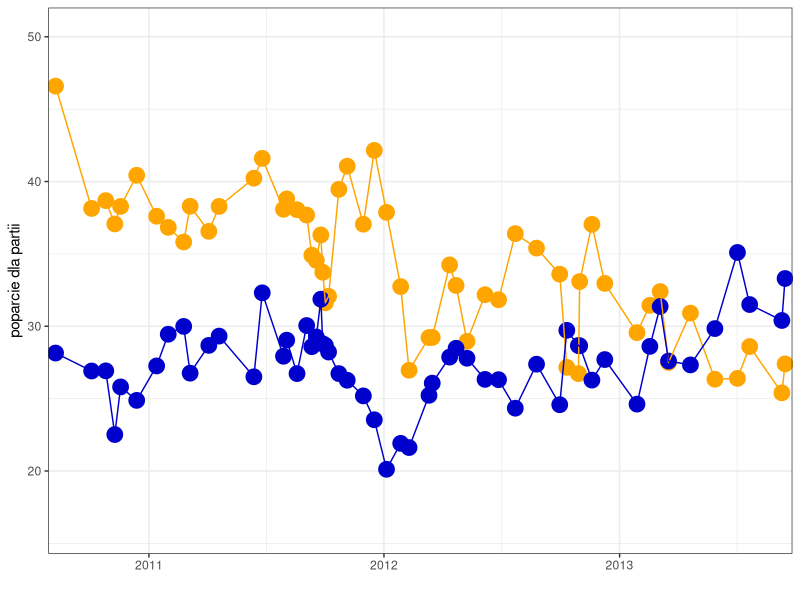
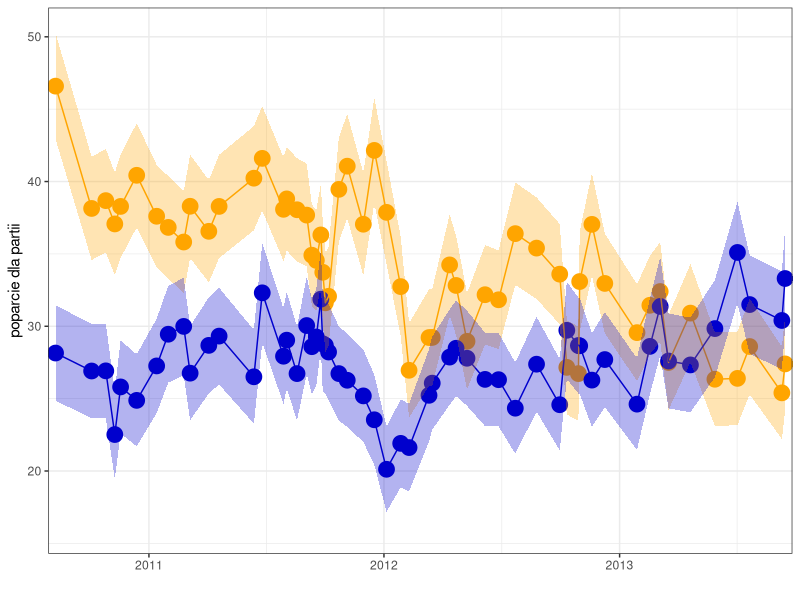
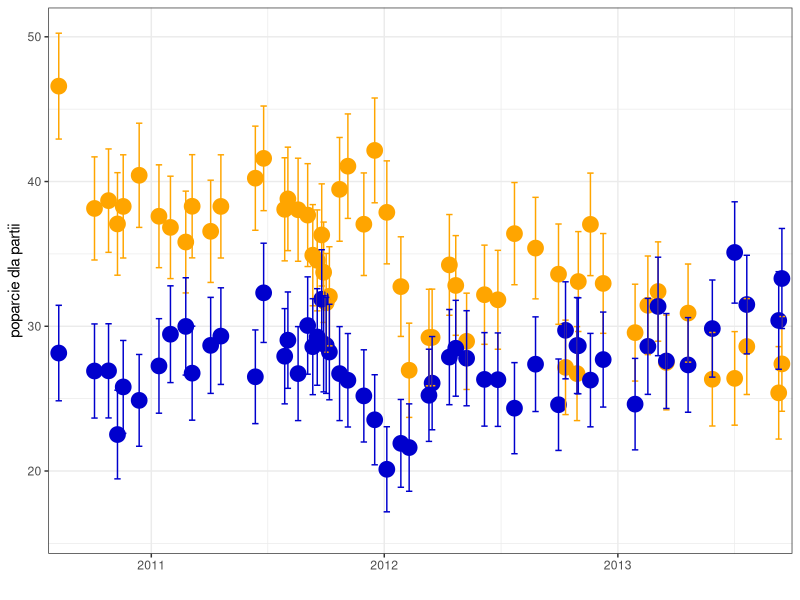
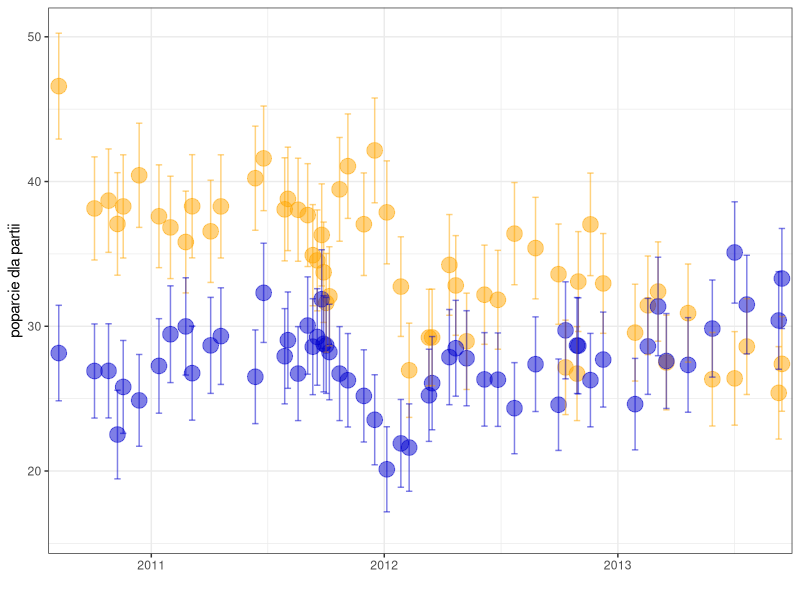
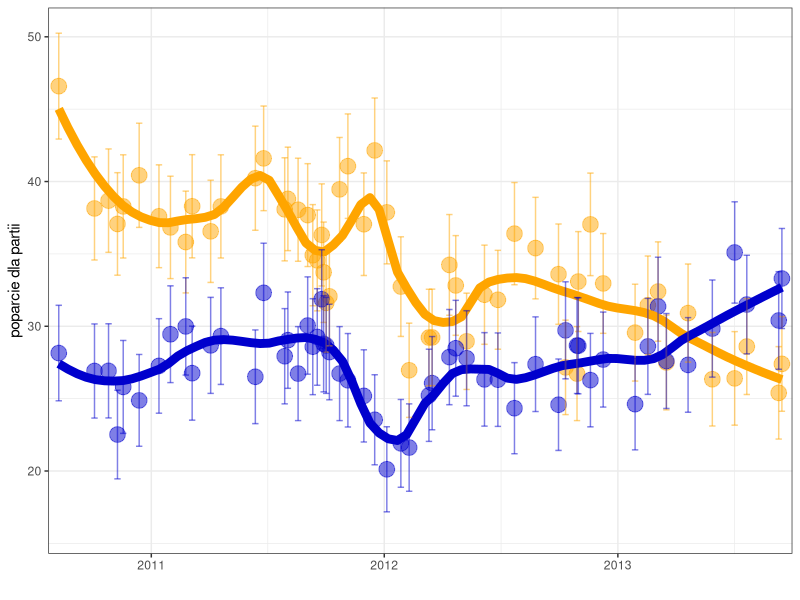
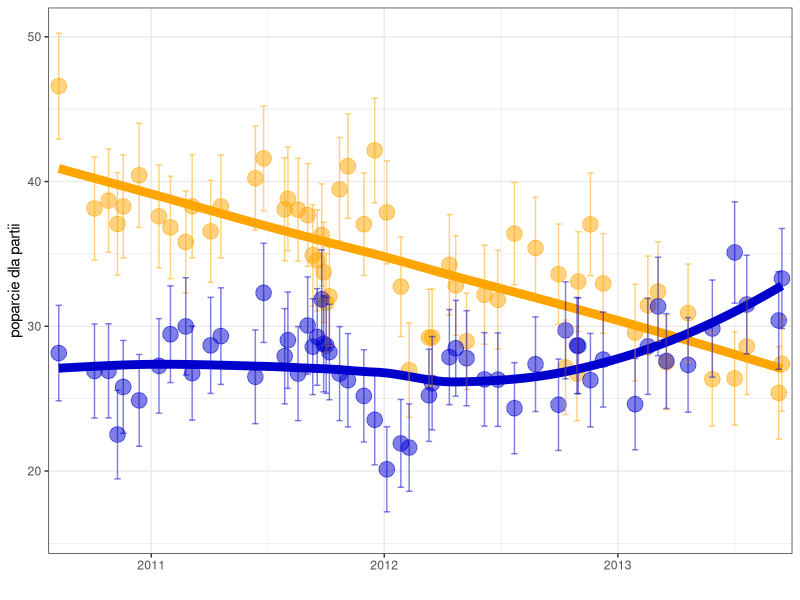
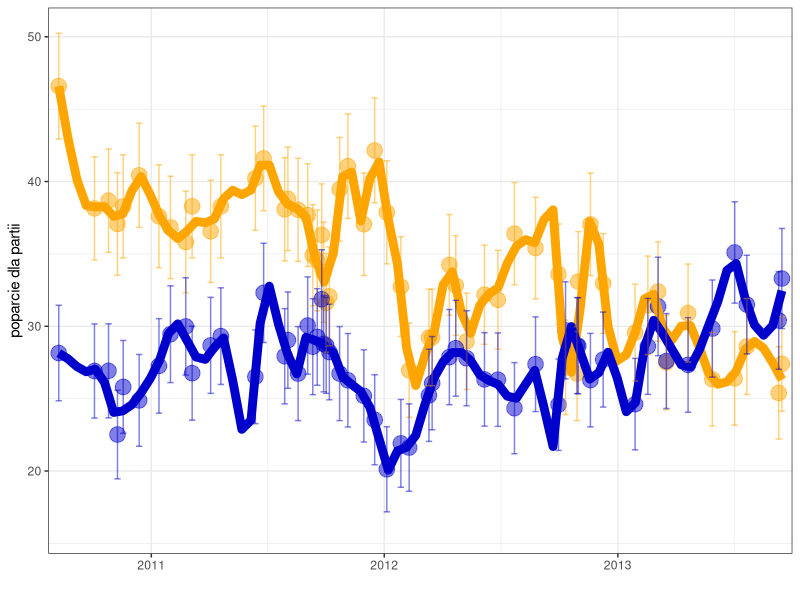
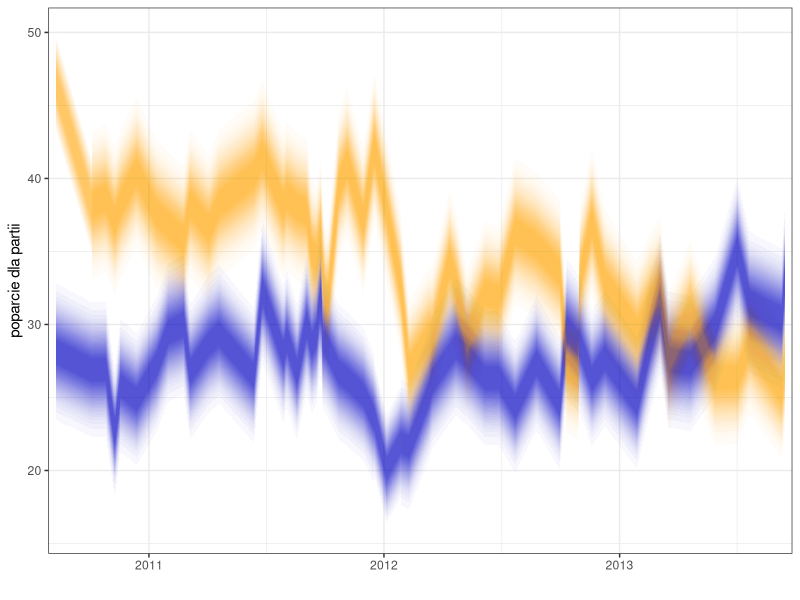

Generate these figures, in order, with R:
library(ggplot2)
library(reshape2)

partie  <- c("PO", "PIS", "RP", "PSL","SLD")
smgkrc <- read.table("smgkrc.txt", sep=";", row.names=1)
colnames(smgkrc) <- partie

daty <- as.Date(rownames(smgkrc), "%d/%m/%Y")
smgkrc$daty <- daty

smgkrc2 <- melt(smgkrc[,c(1,2,6)], id.vars=c(3))
smgkrc2$UI90 <- smgkrc2$value + 1.64*sqrt(smgkrc2$value*(100-smgkrc2$value)/500)
smgkrc2$LI90 <- smgkrc2$value - 1.64*sqrt(smgkrc2$value*(100-smgkrc2$value)/500)

pdf("poparcie2lata.pdf", 12, 8)
ggplot(aes(x=daty, y=value, col=variable), data= smgkrc2) + geom_point(size=5) + geom_line()+ theme_bw() + theme(legend.position="none")+ ylab("poparcie dla partii") + xlab("")+scale_color_manual(values=c("orange", "blue3"))+ scale_x_date(expand = 0.01*c(1, 1)) + ylim(16,50.3)+scale_fill_manual(values=c("orange", "blue3"))
dev.off()


pdf("poparcie2lataWstega.pdf", 12, 8)
ggplot(aes(x=daty, y=value, col=variable), data= smgkrc2) + geom_point(size=5) + geom_line()+ theme_bw()  + geom_ribbon(aes(ymin = UI90, ymax=LI90, fill=variable), alpha=I(0.3), col="#ffffff00")+ theme(legend.position="none")+ ylab("poparcie dla partii") + xlab("")+scale_color_manual(values=c("orange", "blue3"))+ scale_x_date(expand = 0.01*c(1, 1)) + ylim(16,50.3)+scale_fill_manual(values=c("orange", "blue3"))
dev.off()


pdf("poparcie2lataSlupki.pdf", 12, 6)
ggplot(aes(x=daty, y=value, col=variable), data= smgkrc2) + geom_point(size=5) + theme_bw()  + geom_errorbar(aes(ymin = UI90, ymax=LI90, color=variable), width=10)+ theme(legend.position="none")+ ylab("poparcie dla partii") + xlab("")+scale_color_manual(values=c("orange", "blue3"))+ scale_x_date(expand = 0.01*c(1, 1)) + ylim(16,50.3)

dev.off()


pdf("poparcie2lataSlupkiBlade.pdf", 12, 8)
ggplot(aes(x=daty, y=value, col=variable), data= smgkrc2) + geom_point(size=5, alpha=0.5) + theme_bw()  + geom_errorbar(aes(ymin = UI90, ymax=LI90, color=variable), alpha=0.5, width=10)+ theme(legend.position="none") + ylab("poparcie dla partii") + xlab("")+scale_color_manual(values=c("orange", "blue3"))+ scale_x_date(expand = 0.01*c(1, 1)) + ylim(16,50.3)
dev.off()


pdf("poparcie2lataSlupkiTrend32.pdf", 12, 8)
ggplot(aes(x=daty, y=value, col=variable), data= smgkrc2) + geom_point(size=5, alpha=0.5) + geom_smooth(se=FALSE, size=3, span=0.32) + theme_bw()  + geom_errorbar(aes(ymin = UI90, ymax=LI90, color=variable), alpha=0.5, width=10)+ theme(legend.position="none") + ylab("poparcie dla partii") + xlab("")+scale_color_manual(values=c("orange", "blue3"))+ scale_x_date(expand = 0.01*c(1, 1)) + ylim(16,50.3)

dev.off()


pdf("poparcie2lataSlupkiTrend100.pdf", 12, 8)
ggplot(aes(x=daty, y=value, col=variable), data= smgkrc2) + geom_point(size=5, alpha=0.5) + geom_smooth(se=FALSE, size=3, span=1) + theme_bw()  + geom_errorbar(aes(ymin = UI90, ymax=LI90, color=variable), alpha=0.5, width=10)+ theme(legend.position="none") + ylab("poparcie dla partii") + xlab("")+scale_color_manual(values=c("orange", "blue3"))+ scale_x_date(expand = 0.01*c(1, 1)) + ylim(16,50.3)
dev.off()

pdf("poparcie2lataSlupkiTrend1.pdf", 12, 8)
ggplot(aes(x=daty, y=value, col=variable), data= smgkrc2) + geom_point(size=5, alpha=0.5) + geom_smooth(se=FALSE, size=3, span=0.1) + theme_bw()  + geom_errorbar(aes(ymin = UI90, ymax=LI90, color=variable), alpha=0.5, width=10)+ theme(legend.position="none") + ylab("poparcie dla partii") + xlab("")+scale_color_manual(values=c("orange", "blue3"))+ scale_x_date(expand = 0.01*c(1, 1))+ ylim(16,50.3)

dev.off()


sapply(seq(0.1,0.5,0.02), function(x) {
	mod <- loess(value~as.numeric(daty), data = smgkrc2[smgkrc2$variable == "PO",], span=x)
	c(x, mean(mod$fitted <= smgkrc2$UI90[smgkrc2$variable == "PO"] & mod$fitted >= smgkrc2$LI90[smgkrc2$variable == "PO"]))
})*0.5 + 
sapply(seq(0.1,0.5,0.02), function(x) {
	mod <- loess(value~as.numeric(daty), data = smgkrc2[smgkrc2$variable == "PIS",], span=x)
	c(x, mean(mod$fitted <= smgkrc2$UI90[smgkrc2$variable == "PIS"] & mod$fitted >= smgkrc2$LI90[smgkrc2$variable == "PIS"]))
})*0.5




cutoffs <- seq(0.01,.35,0.01)
for (co in cutoffs) {
	ncols <- cbind(smgkrc2$value + qnorm(co)*sqrt(smgkrc2$value*(100-smgkrc2$value)/500),
	      smgkrc2$value - qnorm(co)*sqrt(smgkrc2$value*(100-smgkrc2$value)/500))
	colnames(ncols) = paste0(c("UI", "LI"), 100*co)
	smgkrc2 <- cbind(smgkrc2, ncols)
}


pl <- ggplot(aes(x=daty, y=value, col=variable), data= smgkrc2) +theme_bw()  + ylab("poparcie dla partii") + xlab("")+scale_color_manual(values=c("orange", "blue3"))
for (co in cutoffs) {
 pl <- pl +   
    geom_ribbon(aes_string(ymin = paste0("UI", 100*co), ymax=paste0("LI", 100*co),
    fill="variable"), alpha=I(0.03), col="#ffffff00")
}
pdf("poparcie2lataRozmazane.pdf", 12, 8)
pl+ theme(legend.position="none") + ylab("poparcie dla partii") + xlab("")+scale_fill_manual(values=c("orange", "blue3"))+ scale_x_date(expand = 0.01*c(1, 1)) + ylim(16,50)
dev.off()




smgkrc2 <- melt(smgkrc[1:10,c(1,2,6)], id.vars=c(3))

